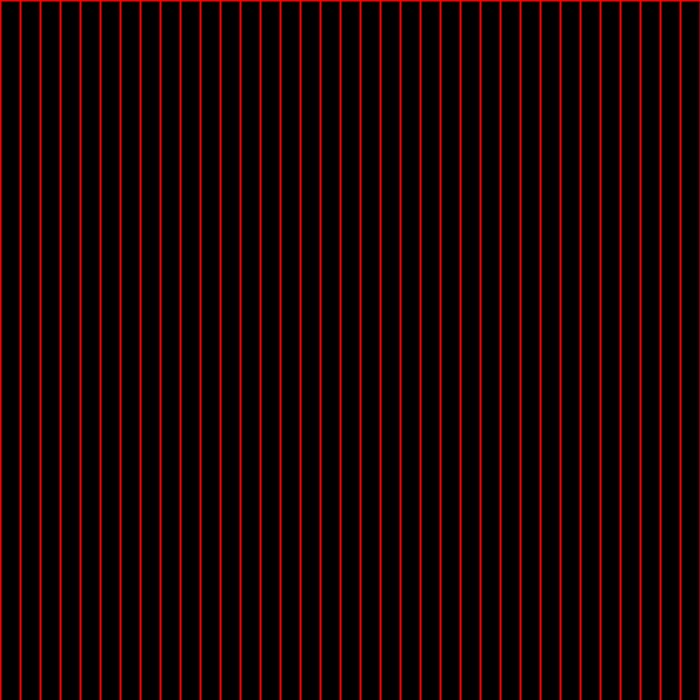
Frame 1 (no input)
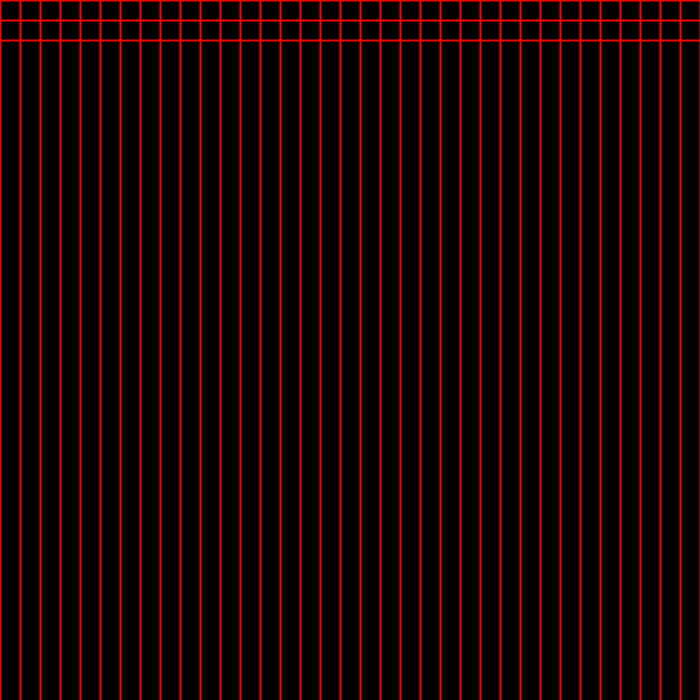
Frame 60 (the mouse pressed at the canvas centre just before this capture)
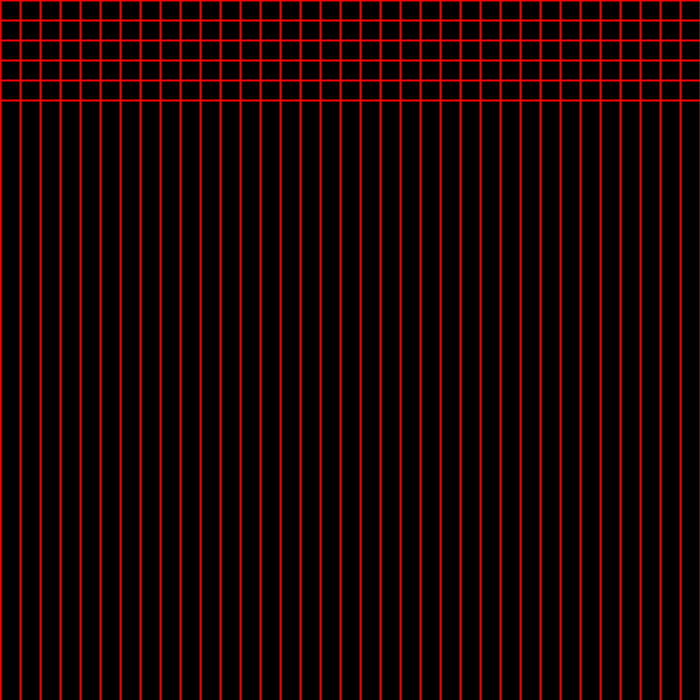
Frame 120 (the mouse held since frame 60 and released just before this capture)

The Processing sketch that drew these frames (run headless with seeded random() and noise(); from frame 60 on, the mouse is pressed at the canvas centre):

// Processing sketch: Loop_vs__Draw_6_5
// ── Loop_vs__Draw_6_5.pde
float endy=1;

void setup(){
  size(700,700);
}

//void draw is a loop.
void draw(){  
  background(0);
  stroke(255,0,0);
  fill(0,255,0);
  strokeWeight(2);
  
  //we can write loops inside of draw. So a loop (our while loop) inside a loop (our draw loop).
  float x=0;
  while(x<=width){
    line(x,0,x,height);
    x+=20;
  }
  
//What if we want to use a loop to animate something. For example what If I want to draw one line at a time in my animation? 
//This is not the loop to do that.
//We can still use a loop within a loop but we need to vary something.
//Let's try and do that when drawing lines going across our animation.

//The outer loop (the draw() function) is what animates things, because Processing programs update the screen every time the code inside the draw() function is executed, at the end of draw(), never earlier.
//So every time code runs through the draw function loop, the screen updates.
//Whereas a for or a while loop don't update the screen while looping, or after looping. While and for loops are aways executed in their entirety.

//So, in conclusion, the main draw() loop is for the purpose of animation we want to vary each time code goes through draw(),
//whereas a loop inside draw is for repeating an element multiple times in one frame of animation.
  
  //float y=0;
  //while(y<height){    //we notice that the number of lines drawn is regulated by whatever y needs to be less than. 
  
  //This tells us that we need to turn this into a variable.
  //We'll call this variable endy and declare it as a global variable at the start of our program.
  
  //We will have a while loop like before to generate horizontal lines, but instead of having y be less than a constant value, it will be less than a variable, endy.
  //This allows us to update the value of the variable endy every time our code runs through draw. This will update the limit of our while loop to the new value of endy
  //every time our code runs through the draw() function.
  float y=0;
    while(y<endy){
    line(0,y,width,y);
    y+=20;
  }
  
  endy+=1; //The size of the increment effects the speed at which the horizontal lines are animated.
  
  //we can also use the delay() function to slow down the speed at which the lines are drawn in miliseconds.
  delay(30);
  
}
